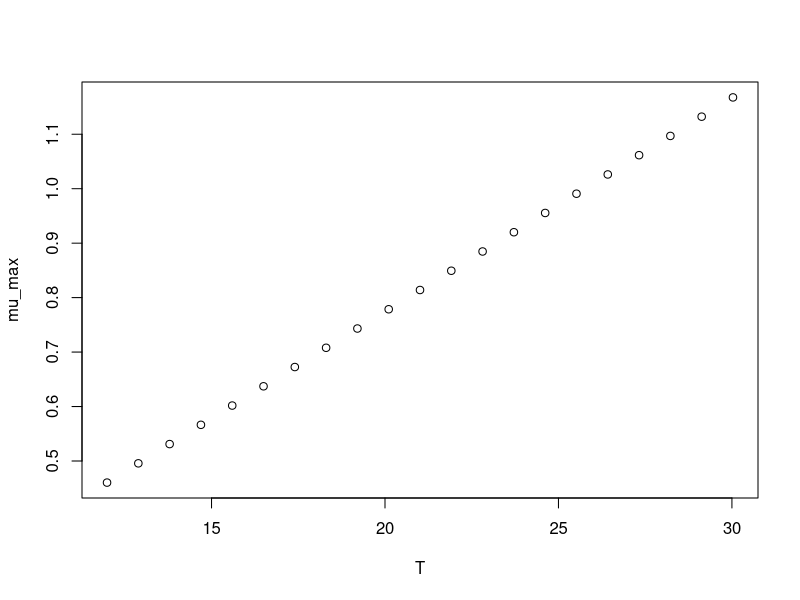

Reproduce this figure in R.
#############################
# start of Parameter script
#############################
T <- seq(11.988011988012,30.03,length.out=21)
#############################
# end of Parameter script
#############################
############################# 
# start of Model script Gropin ID 1141 
#############################
 
# constant coefficients for this model
 
variables <- data.frame(T)
argumentsPar <- expand.grid(variables)
 
# heart of the model
response_surface <- function(T) {
   mumax <-0.0392*(T-0.244)

return(mumax=mumax)
} 

# output parameters
mumax <- cbind(argumentsPar,response_surface(argumentsPar['T']))
colnames(mumax) <- c(colnames(argumentsPar),'mumax')
#############################
# End of Model script
#############################
############################# 
# start of Visualisation script Gropin ID 1141 
#############################
plot(T,mumax$mumax,
                          xlab='T',
                          ylab='mu_max')
#############################
# End of Visualisation script
#############################
